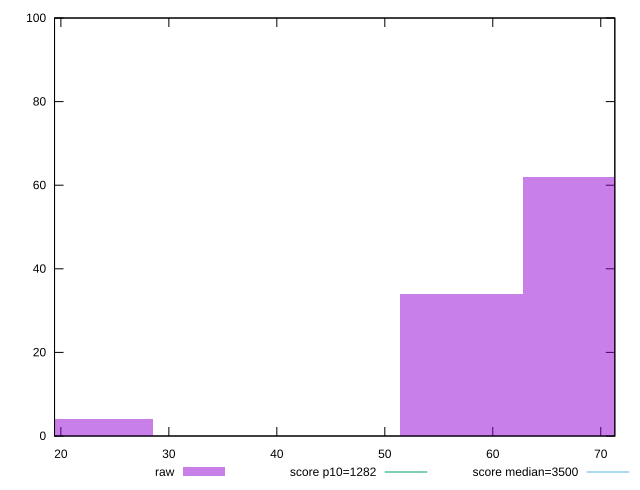

Write the gnuplot code that produced this figure.
reset

$raw <<EOF
57.0862204345168 34
68.50346452142016 62
22.83448817380672 4
EOF

set key outside below
set boxwidth 11.41724408690336
set xrange [19.412:71.30399999999999]
set yrange [0:100]
set trange [0:100]
set style fill transparent solid 0.5 noborder

set parametric
set terminal svg size 640, 490 enhanced background rgb 'white'
set output "reports/report_00030_2021-02-24T20-42-31.540Z/bootup-time/samples/agenda/raw/histogram.svg"

plot $raw title "raw" with boxes, \
     1282,t title "score p10=1282", \
     3500,t title "score median=3500"

reset
